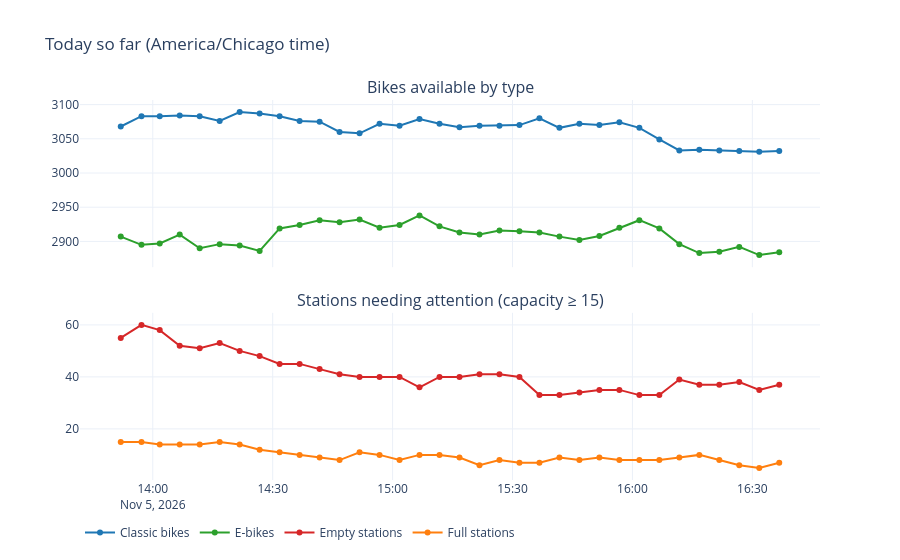

Write notebook code for a chart like this one.
### Markdown cell above
## Availability over time

### Code cell
trend = q("""
SELECT snapshot_time,
       sum(num_bikes_available) - sum(num_ebikes_available)                      AS classic,
       sum(num_ebikes_available)                                                 AS ebike,
       count_if(num_bikes_available = 0 AND capacity >= {min_cap})               AS empty_stations,
       count_if(num_docks_available = 0 AND capacity >= {min_cap})               AS full_stations
FROM bike_db.v_station_health
WHERE dt = '{today}' AND is_renting = 1 AND {real}
GROUP BY snapshot_time ORDER BY snapshot_time
""", "trend")
trend["snapshot_time"] = pd.to_datetime(trend["snapshot_time"]).dt.tz_localize("UTC").dt.tz_convert(LOCAL_TZ)

fig = make_subplots(rows=2, cols=1, shared_xaxes=True, vertical_spacing=0.12,
                    subplot_titles=("Bikes available by type", f"Stations needing attention (capacity ≥ {MIN_CAPACITY})"))
for col, label, color in [("classic", "Classic bikes", "#1f77b4"), ("ebike", "E-bikes", "#2ca02c")]:
    fig.add_trace(go.Scatter(x=trend["snapshot_time"], y=trend[col], name=label, mode="lines+markers",
                             line_color=color), row=1, col=1)
for col, label, color in [("empty_stations", "Empty stations", "#d62728"), ("full_stations", "Full stations", "#ff7f0e")]:
    fig.add_trace(go.Scatter(x=trend["snapshot_time"], y=trend[col], name=label, mode="lines+markers",
                             line_color=color), row=2, col=1)
fig.update_layout(template=TEMPLATE, height=560, title=f"Today so far ({LOCAL_TZ} time)", legend_orientation="h")
fig.show()
